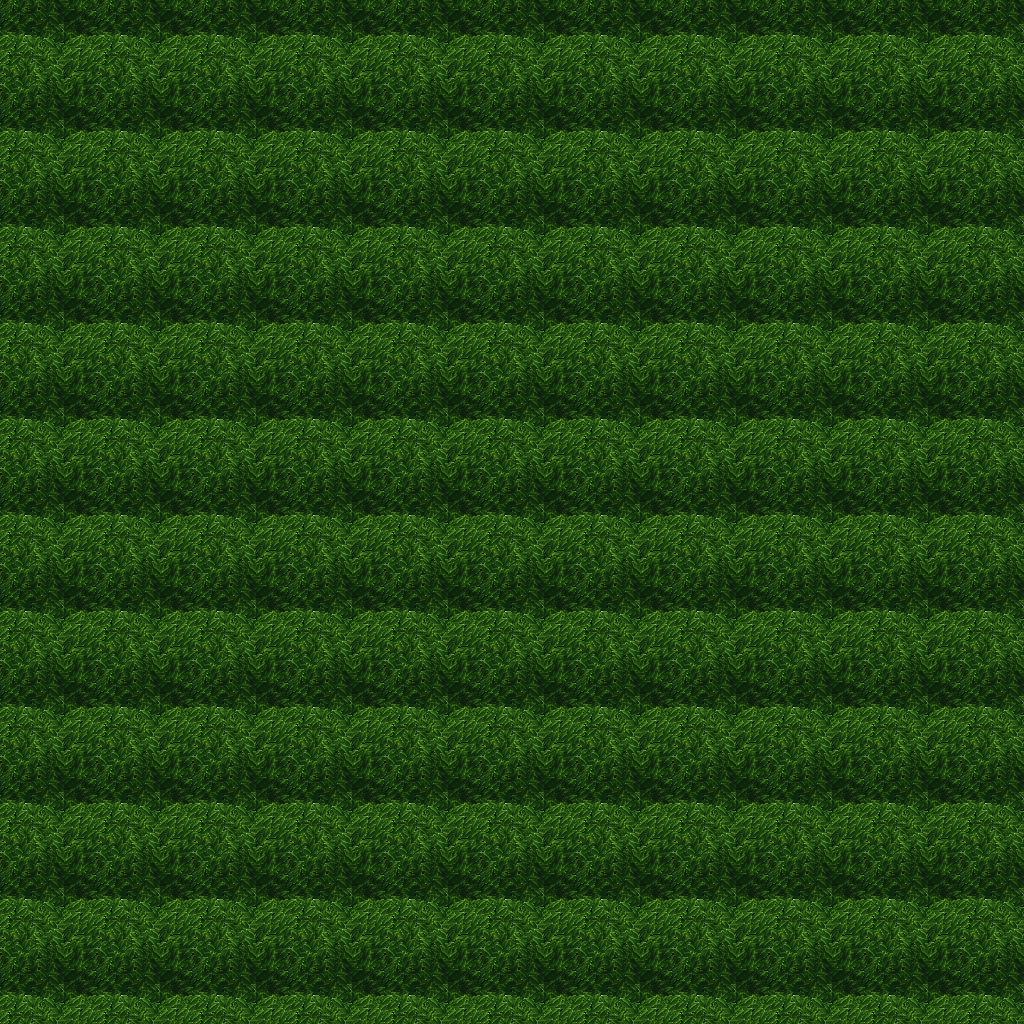

A 2D game scene composited from a Tiled map and its tileset images. What follows is a short description and the map's XML, with each tile layer's data collapsed to a summary:
An orthogonal 32x32 tile map with 32x32 px tiles, 5 tile layers (Ground, Objects, Objects2, Above, ...), 1 hidden layer not drawn, 3 tilesets.

<map version="1.10" tiledversion="1.11.0" orientation="orthogonal" renderorder="right-down" width="32" height="32" tilewidth="32" tileheight="32" infinite="0" nextlayerid="11" nextobjectid="1">
 <tileset firstgid="1" name="ground_ground" tilewidth="32" tileheight="32" tilecount="33" columns="3">
  <image source="../drawable/ground_ground.png" width="96" height="352" />
 </tileset>
 <tileset firstgid="34" name="logic_collision" tilewidth="32" tileheight="32" tilecount="1" columns="1">
  <image source="../drawable/logic_collision.png" width="32" height="32" />
 </tileset>
 <tileset firstgid="35" name="plant_tree_tree_green" tilewidth="32" tileheight="32" tilecount="88" columns="8">
  <image source="../drawable/plant_tree_tree_green.png" width="256" height="352" />
 </tileset>
 <layer id="1" name="Ground" width="32" height="32">
  <data>[1024 cells, 1024 non-empty, 1 distinct tile ids]</data>
 </layer>
 <layer id="2" name="Objects" width="32" height="32">
  <data>[1024 cells, 1024 non-empty, 9 distinct tile ids]</data>
 </layer>
 <layer id="3" name="Objects2" width="32" height="32">
  <data>[1024 cells, 0 non-empty, 0 distinct tile ids]</data>
 </layer>
 <layer id="4" name="Above" width="32" height="32">
  <data>[1024 cells, 0 non-empty, 0 distinct tile ids]</data>
 </layer>
 <layer id="5" name="Above2" width="32" height="32">
  <data>[1024 cells, 0 non-empty, 0 distinct tile ids]</data>
 </layer>
 <layer id="6" name="Walkable" width="32" height="32" visible="0">
  <data>[1024 cells, 1024 non-empty, 1 distinct tile ids]</data>
 </layer>
 <objectgroup id="7" name="Mapevents" />
 <objectgroup id="8" name="Spawn" />
 <objectgroup id="9" name="Keys" />
 <objectgroup id="10" name="Replace" />
</map>
